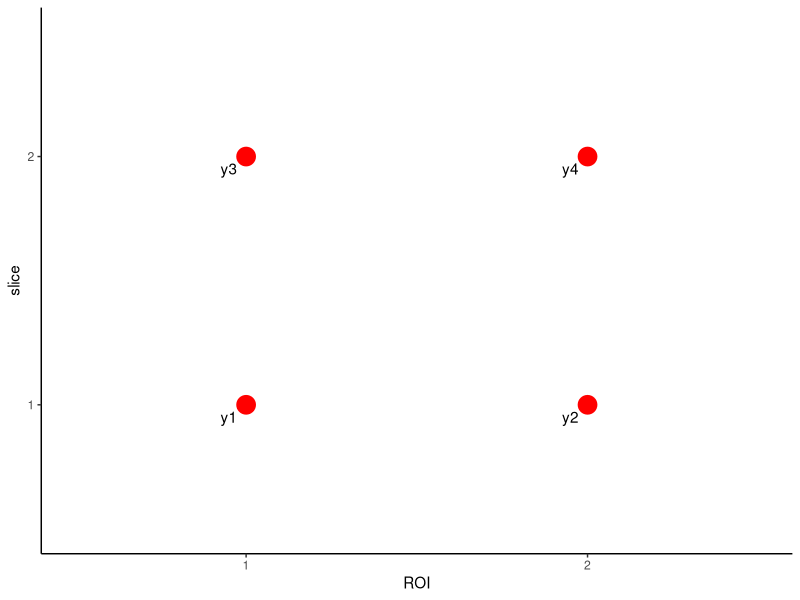
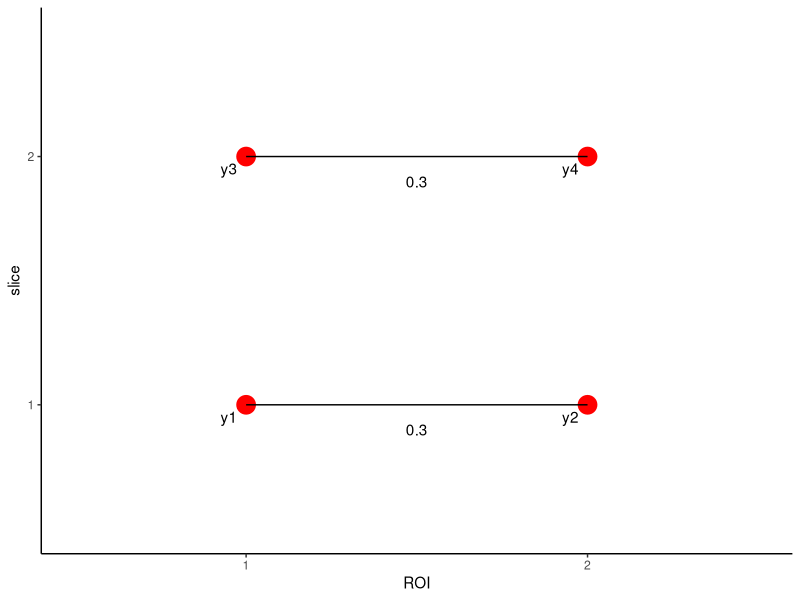
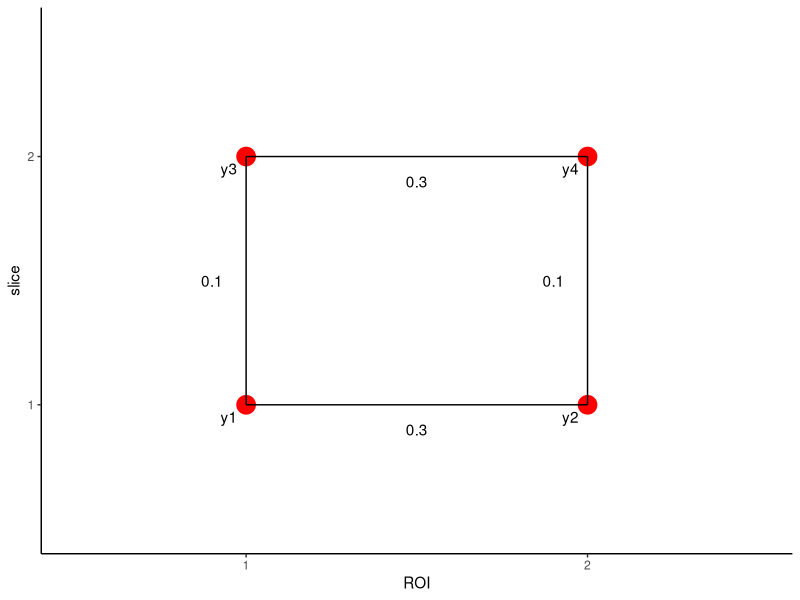
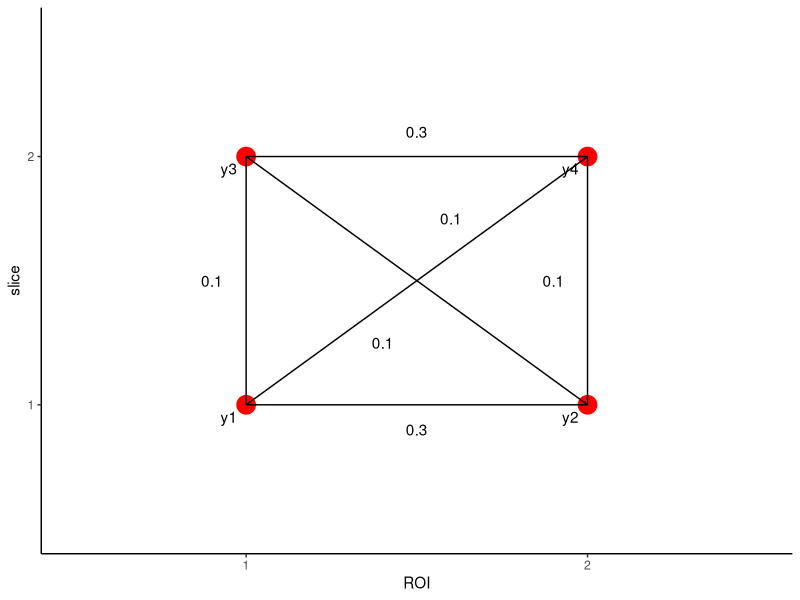
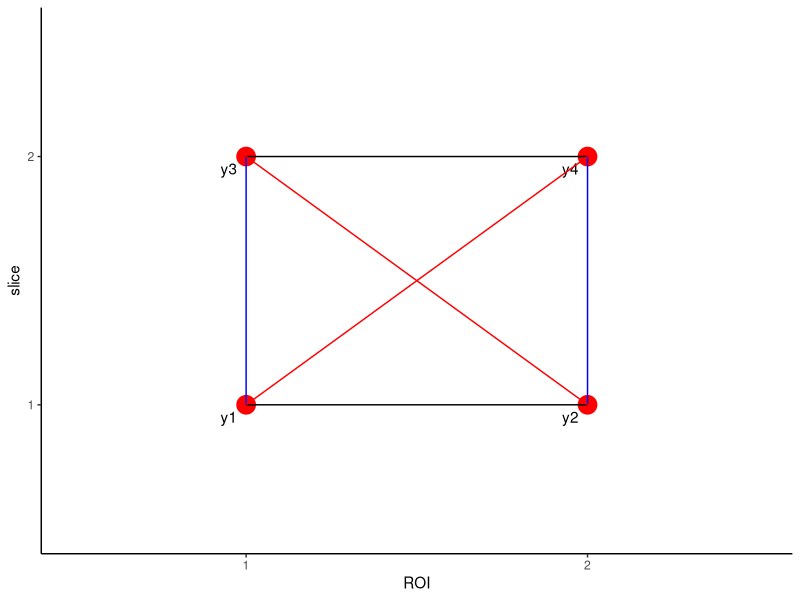

Source code (R) for these figures, in order:
## ---- chunk 1
knitr::opts_chunk$set(echo = TRUE)
## ---- chunk 2
suppressPackageStartupMessages(library(MASS))
suppressPackageStartupMessages(library(tidyverse))

## ---- chunk 3
slice <- c(1, 1, 2, 2)
ROI <- c(1, 2, 1, 2)
name <- c('y1', 'y2', 'y3', 'y4')
df <- data.frame(slice, ROI, name)

ggplot() + 
   geom_point(data=df, aes(x = ROI, y = slice), colour = 'red', size = 6) + 
   geom_text(hjust=1.5, vjust=1.5, aes(x = ROI, y = slice, label=name)) +
   scale_x_continuous(limits=c(0.5,2.5), breaks=c(1,2)) + 
   scale_y_continuous(limits=c(0.5,2.5), breaks=c(1,2)) + 
   theme_classic()


## ---- chunk 4
cor2cov <- function(R, S) {
   sweep(sweep(R, 1, S, "*"), 2, S, "*")
}
## ---- chunk 5
slice <- c(1, 1, 2, 2)
ROI <- c(1, 2, 1, 2)
name <- c('y1', 'y2', 'y3', 'y4')
df <- data.frame(slice, ROI, name)

p <- ggplot() + 
   geom_point(data=df, aes(x = ROI, y = slice), colour = 'red', size = 6) + 
   geom_text(hjust=1.5, vjust=1.5, aes(x = ROI, y = slice, label=name)) +
   scale_x_continuous(limits=c(0.5,2.5), breaks=c(1,2)) + 
   scale_y_continuous(limits=c(0.5,2.5), breaks=c(1,2)) + 
   theme_classic()

# within region within slice
y1y2 <- data.frame(x = c(1,2), y = c(1,1))
y3y4 <- data.frame(x = c(1,2), y = c(2,2))

p + geom_line(data = y1y2, aes(x, y)) + geom_text(aes(x = 1.5, y = 0.9, label = '0.3')) +
   geom_line(data = y3y4, aes(x, y)) + geom_text(aes(x = 1.5, y = 1.9, label = '0.3'))

## ---- chunk 6
# within slice correlation
wsc <- 0.3
# between slice correlation
bsc <- 0.0
# standard deviation of each time series
my_sd <- 0.2

# correlation matrix
r <- matrix(c(1, wsc, bsc, bsc,
              wsc, 1, bsc, bsc,
              bsc, bsc, 1, wsc,
              bsc, bsc, wsc, 1),
            4, 4)
# vector of standard deviations for all time series
s <- rep(my_sd, 4)

# convert to covariance matrix
my_cov <- cor2cov(r, s)

# create random normal variables y1 to y4 with length 50
# with mean 0 based on that covariance matrix
Y <- mvrnorm(n = 50, rep(0,4), my_cov, empirical = TRUE)
df <- tibble(y1 = Y[,1], y2 = Y[,2], y3 = Y[,3], 
             y4 = Y[,4], x = c(1:50))

## ---- chunk 7
# check correlation
cor_matrix <- df %>%
      select(-x) %>%
      cor() %>%
      as.matrix()

(round(cor_matrix,digits=1))
## ---- chunk 8
first_roi_mean <- rowMeans(df[, c('y1', 'y3')])
second_roi_mean <- rowMeans(df[, c('y2', 'y4')])

cor_avg_without_betw_slice <- cor(first_roi_mean, second_roi_mean)
cor_avg_without_betw_slice

## ---- chunk 9
slice <- c(1, 1, 2, 2)
ROI <- c(1, 2, 1, 2)
name <- c('y1', 'y2', 'y3', 'y4')
df <- data.frame(slice, ROI, name)

p <- ggplot() + 
   geom_point(data=df, aes(x = ROI, y = slice), colour = 'red', size = 6) + 
   geom_text(hjust=1.5, vjust=1.5, aes(x = ROI, y = slice, label=name)) +
   scale_x_continuous(limits=c(0.5,2.5), breaks=c(1,2)) + 
   scale_y_continuous(limits=c(0.5,2.5), breaks=c(1,2)) + 
   theme_classic()

# within region within slice
y1y2 <- data.frame(x = c(1,2), y = c(1,1))
y3y4 <- data.frame(x = c(1,2), y = c(2,2))

# within regions across slices
y1y3 <- data.frame(x = c(1,1), y = c(2,1))
y2y4 <- data.frame(x = c(2,2), y = c(1,2))

p + geom_line(data = y1y2, aes(x, y)) + geom_text(aes(x = 1.5, y = 0.9, label = '0.3')) +
   geom_line(data = y3y4, aes(x, y)) + geom_text(aes(x = 1.5, y = 1.9, label = '0.3')) + 
   geom_line(data = y1y3, aes(x, y)) + geom_text(aes(x = 0.9, y = 1.5, label = '0.1')) + 
   geom_line(data = y2y4, aes(x, y)) + geom_text(aes(x = 1.9, y = 1.5, label = '0.1')) 
## ---- chunk 10
# within slice correlation
wsc <- 0.3
# between slice within ROI correlation
bscROI <- 0.1
# standard deviation of each time series
my_sd <- 0.2

# correlation matrix
r <- matrix(c(1, wsc, bscROI, 0,
              wsc, 1, 0, bscROI,
              bscROI, 0, 1, wsc,
              0, bscROI, wsc, 1),
            4, 4)
# vector of standard deviations for all time series
s <- rep(my_sd, 4)

# convert to covariance matrix
my_cov <- cor2cov(r, s)

# create random normal variables y1 to y4 with length 50
# with mean 0 based on that covariance matrix
Y <- mvrnorm(n = 50, rep(0,4), my_cov, empirical = TRUE)
df <- tibble(y1 = Y[,1], y2 = Y[,2], y3 = Y[,3], 
             y4 = Y[,4], x = c(1:50))

## ---- chunk 11
# check correlation
cor_matrix <- df %>%
      select(-x) %>%
      cor() %>%
      as.matrix()
(round(cor_matrix,digits=1))
## ---- chunk 12
first_roi_mean <- rowMeans(df[, c('y1', 'y3')])
second_roi_mean <- rowMeans(df[, c('y2', 'y4')])

cor_avg_with_betw_slice <- cor(first_roi_mean, second_roi_mean)
cor_avg_with_betw_slice

## ---- chunk 13
slice <- c(1, 1, 2, 2)
ROI <- c(1, 2, 1, 2)
name <- c('y1', 'y2', 'y3', 'y4')
df <- data.frame(slice, ROI, name)

p <- ggplot() + 
   geom_point(data=df, aes(x = ROI, y = slice), colour = 'red', size = 6) + 
   geom_text(hjust=1.5, vjust=1.5, aes(x = ROI, y = slice, label=name)) +
   scale_x_continuous(limits=c(0.5,2.5), breaks=c(1,2)) + 
   scale_y_continuous(limits=c(0.5,2.5), breaks=c(1,2)) + 
   theme_classic()

# within region within slice
y1y2 <- data.frame(x = c(1,2), y = c(1,1))
y3y4 <- data.frame(x = c(1,2), y = c(2,2))

# within regions across slices
y1y3 <- data.frame(x = c(1,1), y = c(2,1))
y2y4 <- data.frame(x = c(2,2), y = c(1,2))

# across regions across slices
y1y4 <- data.frame(x = c(1,2), y = c(1,2))
y2y3 <- data.frame(x = c(2,1), y = c(1,2))

p + geom_line(data = y1y2, aes(x, y)) + geom_text(aes(x = 1.5, y = 0.9, label = '0.3')) +
   geom_line(data = y3y4, aes(x, y)) + geom_text(aes(x = 1.5, y = 2.1, label = '0.3')) + 
   geom_line(data = y1y3, aes(x, y)) + geom_text(aes(x = 0.9, y = 1.5, label = '0.1')) + 
   geom_line(data = y2y4, aes(x, y)) + geom_text(aes(x = 1.9, y = 1.5, label = '0.1')) +
   geom_line(data = y1y4, aes(x, y)) + geom_text(aes(x = 1.6, y = 1.75, label = '0.1')) +
   geom_line(data = y2y3, aes(x, y)) + geom_text(aes(x = 1.4, y = 1.25, label = '0.1'))
## ---- chunk 14
# within slice correlation
wsc <- 0.3
# between slice within ROI correlation
bscROI <- 0.1
# between slice across ROIs correlation
bsc <- 0.1
# standard deviation of each time series
my_sd <- 0.2

# correlation matrix
r <- matrix(c(1, wsc, bscROI, bsc,
              wsc, 1, bsc, bscROI,
              bscROI, bsc, 1, wsc,
              bsc, bscROI, wsc, 1),
            4, 4)
# vector of standard deviations for all time series
s <- rep(my_sd, 4)

# convert to covariance matrix
my_cov <- cor2cov(r, s)

# create random normal variables y1 to y4 with length 50
# with mean 0 based on that covariance matrix
Y <- mvrnorm(n = 50, rep(0,4), my_cov, empirical = TRUE)
df <- tibble(y1 = Y[,1], y2 = Y[,2], y3 = Y[,3], 
             y4 = Y[,4], x = c(1:50))


## ---- chunk 15
# check correlation
cor_matrix <- df %>%
      select(-x) %>%
      cor() %>%
      as.matrix()
(round(cor_matrix,digits=1))
## ---- chunk 16
first_roi_mean <- rowMeans(df[, c('y1', 'y3')])
second_roi_mean <- rowMeans(df[, c('y2', 'y4')])

cor_avg_with_betw_slice <- cor(first_roi_mean, second_roi_mean)
cor_avg_with_betw_slice

## ---- chunk 17
slice <- c(1, 1, 2, 2)
ROI <- c(1, 2, 1, 2)
name <- c('y1', 'y2', 'y3', 'y4')
df <- data.frame(slice, ROI, name)

p <- ggplot() + 
   geom_point(data=df, aes(x = ROI, y = slice), colour = 'red', size = 6) + 
   geom_text(hjust=1.5, vjust=1.5, aes(x = ROI, y = slice, label=name)) +
   scale_x_continuous(limits=c(0.5,2.5), breaks=c(1,2)) + 
   scale_y_continuous(limits=c(0.5,2.5), breaks=c(1,2)) + 
   theme_classic()

# within region within slice
y1y2 <- data.frame(x = c(1,2), y = c(1,1))
y3y4 <- data.frame(x = c(1,2), y = c(2,2))

# within regions across slices
y1y3 <- data.frame(x = c(1,1), y = c(2,1))
y2y4 <- data.frame(x = c(2,2), y = c(1,2))

# across regions across slices
y1y4 <- data.frame(x = c(1,2), y = c(1,2))
y2y3 <- data.frame(x = c(2,1), y = c(1,2))

p + geom_line(data = y1y2, aes(x, y)) +
   geom_line(data = y3y4, aes(x, y)) + 
   geom_line(data = y1y3, aes(x, y), color = "blue") +
   geom_line(data = y2y4, aes(x, y), color = "blue") + 
   geom_line(data = y1y4, aes(x, y), color = "red") +
   geom_line(data = y2y3, aes(x, y), color = "red")
